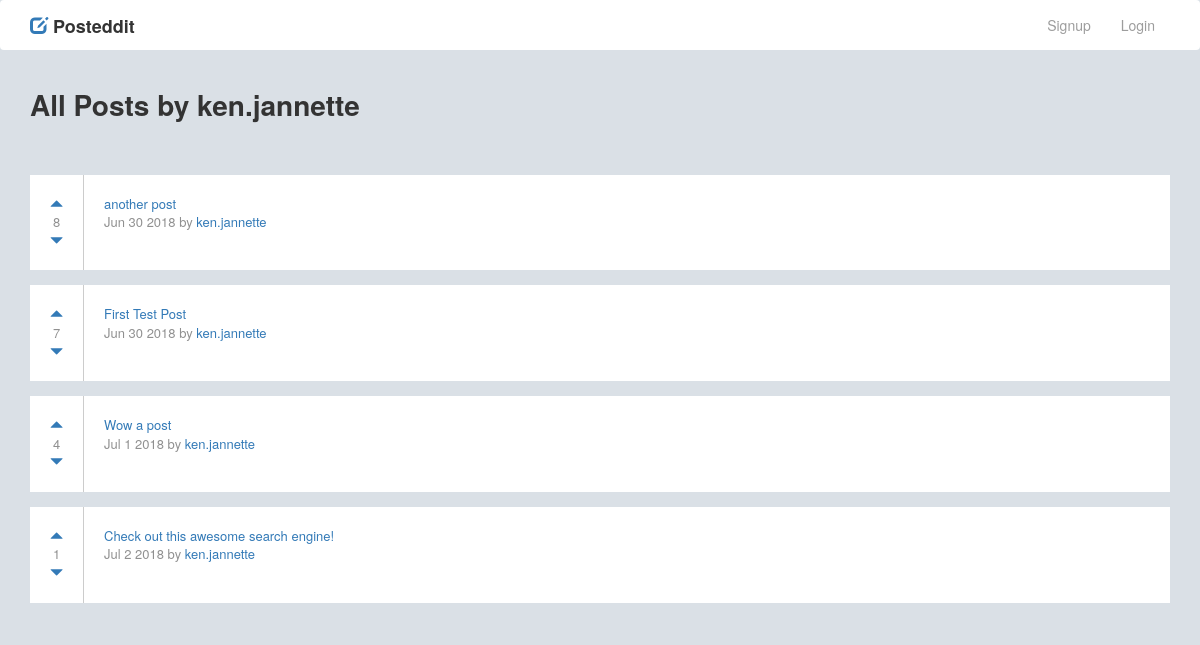
The page /posts/user/2 on the database as committed earlier.
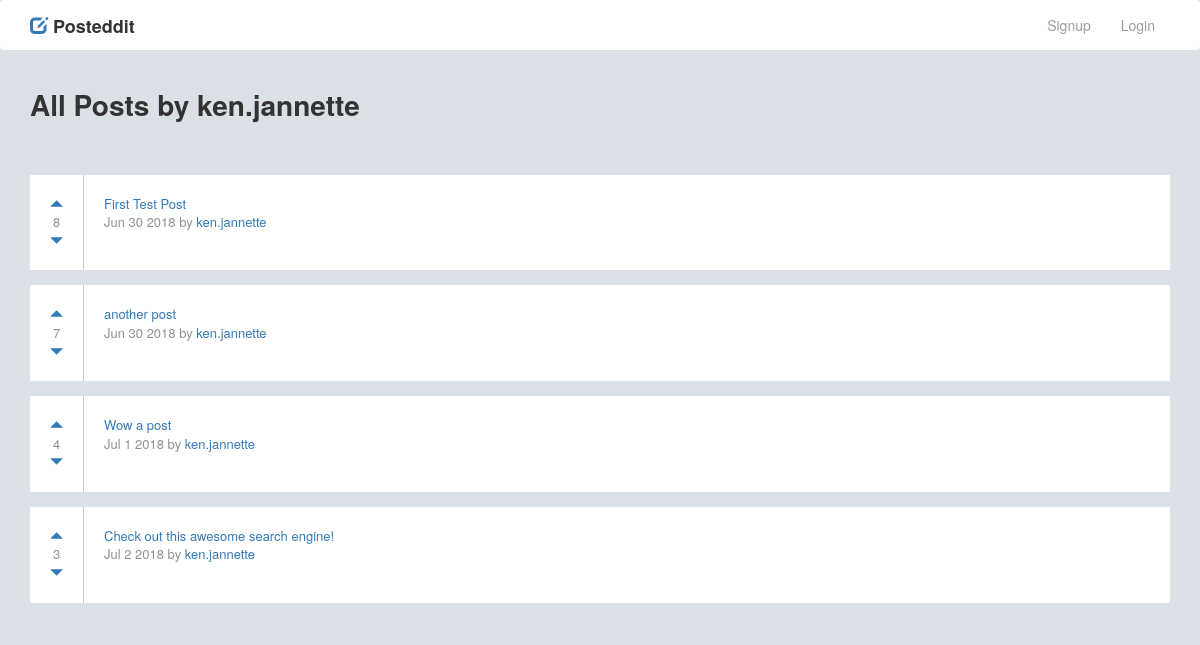
The same page on the database as committed later.
### posts/models.py (models this page shows)
class Post(models.Model):
    title = models.CharField(max_length=200)
    url = models.TextField()
    pub_date = models.DateTimeField()
    author = models.ForeignKey(User, on_delete=models.CASCADE)
    votes_total = models.IntegerField(default=1)
    def pub_date_pretty(self):
        return self.pub_date.strftime('%b %e %Y')

### posts/views.py (the view)
# urls.py: url(r'^user/(?P<fk>[0-9]+)', views.userposts, name='userposts'),
def userposts(request, fk):
    posts = Post.objects.filter(author__id=fk).order_by('-votes_total')
    author = User.objects.get(pk=fk)
    return render(request, 'posts/userposts.html', {'posts':posts, 'author':author})

### posts/templates/posts/userposts.html (shortened to what this page needs)
{% extends 'base.html' %}
{%  block content %}
<h1>All Posts by {{ author.username }}</h1>
<br />
<br />
{% for post in posts.all %}
<div class="box-post">
	<div class="updown">
		<a href="#" onClick="document.getElementById('upvote{{ post.id }}').submit()"><span class="glyphicon glyphicon-triangle-top" aria-hidden="true"></span></a><br/>{{ post.votes_total }}<br/><a href="#" onClick="document.getElementById('downvote{{ post.id }}').submit()"><span class="glyphicon glyphicon-triangle-bottom" aria-hidden="true"></span></a>
	</div>
	<div class="desc">
		<a href="{{ post.url }}">{{ post.title }}</a><br />{{ post.pub_date_pretty }} by <a href="{% url 'posts:userposts' post.author.id %}">{{ post.author.username }}</a>
	</div>
</div>
{% endfor %}
{% endblock %}

Rows that differ between the two databases and show on the page:
changed Post "First Test Post": votes_total "7" → "8"; moves up the list
changed Post "another post": votes_total "8" → "7"
changed Post "Check out this awesome search engine!": votes_total "1" → "3"
